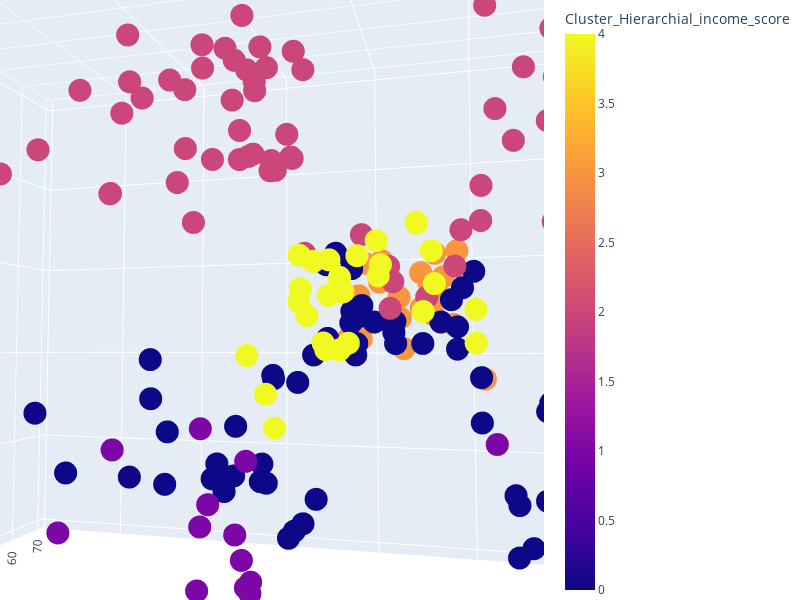

The notebook cell saved with this chart:
### Code cell
fig = px.scatter_3d(df_cluster,
                    x='age',
                    y='income',
                    z='score',
                    color='Cluster_Hierarchial_income_score',
                    labels={'x': 'age',
                            'y': 'income',
                            'z': 'score'},)
fig.update_layout(
    margin=dict(l=0, r=0, b=0, t=0),
    autosize=False, 
    width=800,  
    height=600  
)

fig.show()

### Figure 1 — Plotly figure (JSON) as saved in the notebook; plotly's stock layout.template omitted (floating-point values rounded to 4 significant figures; data arrays with more than 128 entries replaced by an {"elided": "..."} marker saying what was removed)
{"data": [{"hovertemplate": "age=%{x}<br>income=%{y}<br>score=%{z}<br>Cluster_Hierarchial_income_score=%{marker.color}<extra></extra>", "legendgroup": "", "marker": {"color": {"elided": "200 int values"}, "coloraxis": "coloraxis", "symbol": "circle"}, "mode": "markers", "name": "", "scene": "scene", "showlegend": false, "type": "scatter3d", "x": {"elided": "200 int values"}, "y": {"elided": "200 int values"}, "z": {"elided": "200 int values"}}], "layout": {"autosize": false, "coloraxis": {"colorbar": {"title": {"text": "Cluster_Hierarchial_income_score"}}, "colorscale": [[0, "#0d0887"], [0.1111, "#46039f"], [0.2222, "#7201a8"], [0.3333, "#9c179e"], [0.4444, "#bd3786"], [0.5556, "#d8576b"], [0.6667, "#ed7953"], [0.7778, "#fb9f3a"], [0.8889, "#fdca26"], [1, "#f0f921"]]}, "height": 600, "legend": {"tracegroupgap": 0}, "margin": {"b": 0, "l": 0, "r": 0, "t": 0}, "scene": {"aspectmode": "auto", "aspectratio": {"x": 0.6093, "y": 1.429, "z": 1.148}, "camera": {"center": {"x": 0, "y": 0, "z": 0}, "eye": {"x": -1.423, "y": -0.3833, "z": -0.09346}, "projection": {"type": "perspective"}, "up": {"x": 0, "y": 0, "z": 1}}, "domain": {"x": [0, 1], "y": [0, 1]}, "xaxis": {"title": {"text": "age"}, "type": "linear"}, "yaxis": {"title": {"text": "income"}, "type": "linear"}, "zaxis": {"title": {"text": "score"}, "type": "linear"}}, "width": 800}}
